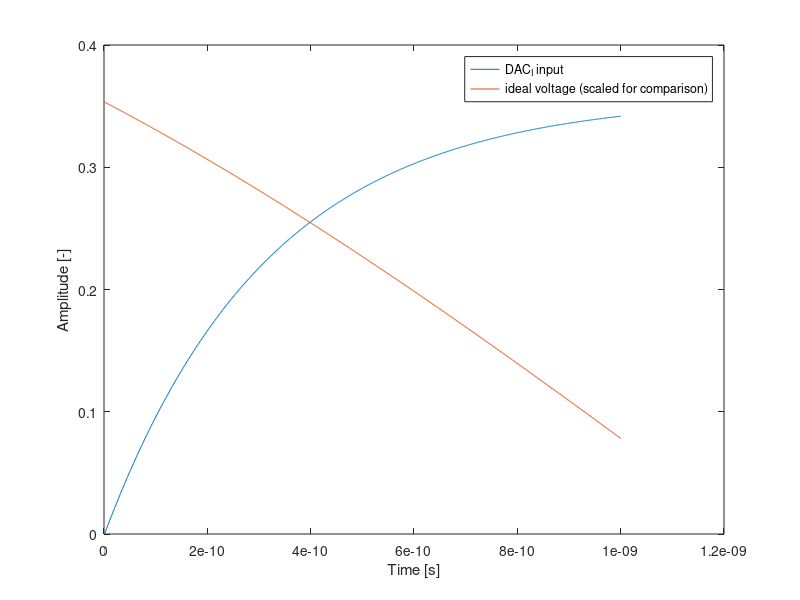
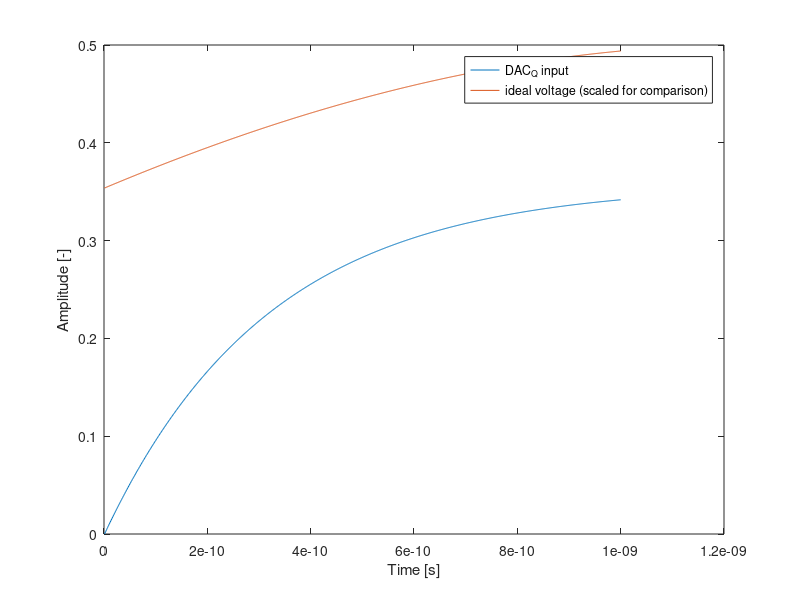
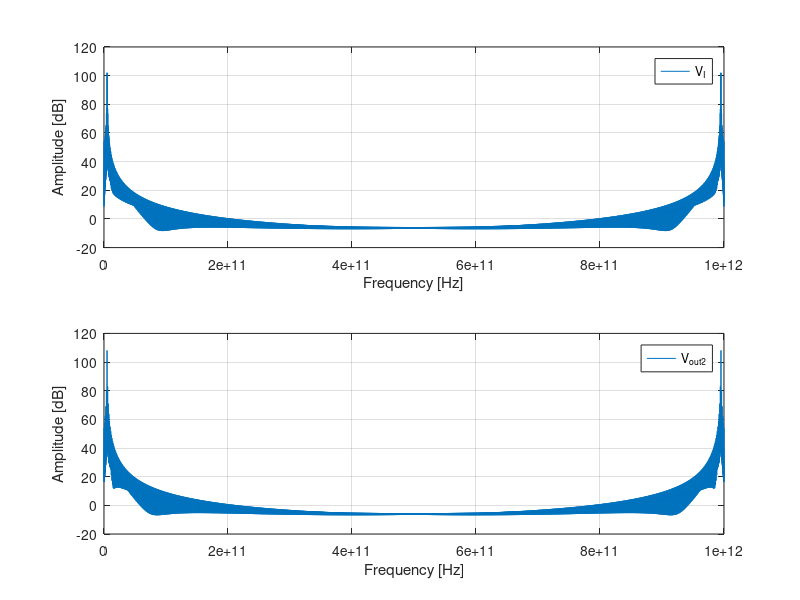
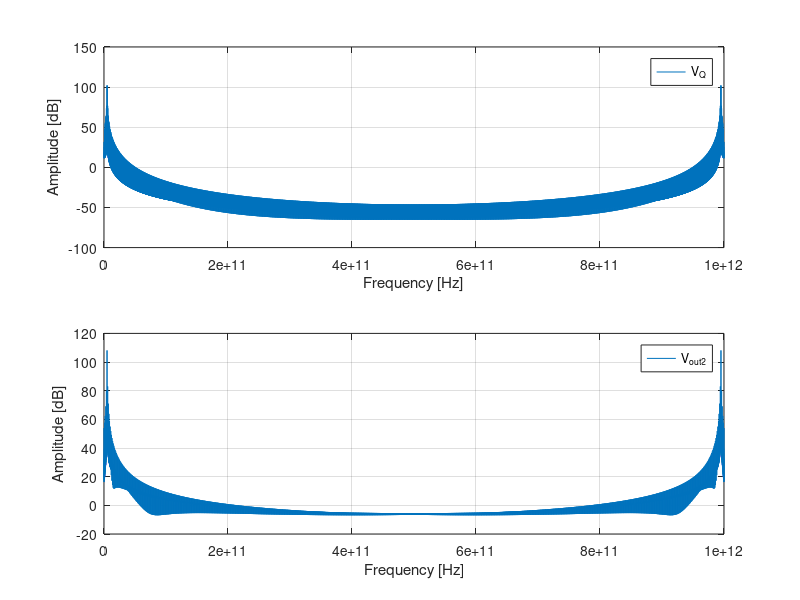

Source code (MATLAB) for these figures, in order: (Note: this script raises an error after producing the figures.)
% Cleanup
clear all;
close all;
clc;

clear;
close all;

% Set the Larmor frequencies of the qubits (3 qubits)
f0 = [5.1e9, 4.9e9, 0];

% Set the Rabi frequencies
fR = [1e6, 1e6, 0];

%define microwave frequency
fosc=5e9; %[Hz]


%number of bits of the DAC
N=3;

%sample frequency of the DAC
fsample=1e9;

% define input signal
% input amplitude 
A=[1 0 0]; %[V]
% input frequency 
fin=[0.1 0.1 1]*1e9; %[Hz]
% inout phases
ph_in=[pi/4 0 0]; %[rad]

% total simulation time. It is computed as the time needed for a pi
% rotation for Q1
T=1/fR(1)/2; %[s]
% simulation time step
dt=1e-12; %[s]
% define time vector
t=dt:dt:T; %[s]


% input signal
% Am = 1;          % Amplitude
% mu = 0;         % Mean
% sigma = 0.1;    % Standard deviation
% in = Am * gaussmf(t, [sigma*sqrt(2*pi) mu]);

% in=A(1)*cos(2*pi*fin(1)*t+ph_in(1))+...
%     A(2)*cos(2*pi*fin(2)*t+ph_in(2))+...
%     A(3)*cos(2*pi*fin(2)*t+ph_in(3)); %[V]

% Use the Hilbert transform to extract the I and Q components
% s_hilbert = hilbert(in);
% I = real(s_hilbert);
% Q = imag(s_hilbert);

% s_hilbert = hilbert(in);
I = A(1)*cos(2*pi*fin(1)*t+ph_in(1)) + A(2)*cos(2*pi*fin(2)*t+ph_in(2));
Q = A(1)*sin(2*pi*fin(1)*t+ph_in(1)) + A(2)*sin(2*pi*fin(2)*t+ph_in(2));

%sampling the input signal I
I_sampled=I(1:1/(fsample*dt):end);

%sampling the input signal Q
Q_sampled=Q(1:1/(fsample*dt):end);

%quantize the signal on N-bit
%first, scale the signal to fit in [0:2^N-1] range, then round it
D_I=round((I_sampled-min(I))/(max(I)-min(I))*(2^N-1));
D_Q=round((Q_sampled-min(Q))/(max(Q)-min(Q))*(2^N-1));

%DAC output range
DAC_or=1; %[V]
%DAC step
LSB=DAC_or/(2^N-1);
%define DAC array
DAC_I=LSB*[0 ones(1,2^N-1)];
output_levels_I=cumsum(DAC_I);

DAC_Q=LSB*[0 ones(1,2^N-1)];
output_levels_Q=cumsum(DAC_Q);

VDAC_I=output_levels_I(D_I+1);
VDAC_Q=output_levels_Q(D_Q+1);

%add S/H
tmp=ones(1/(fsample*dt),1)*VDAC_I;
VoutDAC_I=tmp(:)'-DAC_or/2;
clear tmp

tmp=ones(1/(fsample*dt),1)*VDAC_Q;
VoutDAC_Q=tmp(:)'-DAC_or/2;
clear tmp


% pole (cutoff) frequency
fp=0.5e9;

%generate filter parameters
a=[1 2*pi*fp*dt-1];
b=[0 2*pi*fp*dt];

% apply filter to VoutDAC_I
VoutDAC_I_filtered = filter(b, a, VoutDAC_I);

% apply filter to VoutDAC_Q
VoutDAC_Q_filtered = filter(b, a, VoutDAC_Q);

figure
plot(t(1:1000),VoutDAC_I_filtered(1:1000),t(1:1000),(I(1:1000)-min(I))/(max(I)-min(I))*DAC_or-DAC_or/2);
xlabel('Time [s]')
ylabel('Amplitude [-]')
legend('DAC_I input','ideal voltage (scaled for comparison)')

figure
plot(t(1:1000),VoutDAC_Q_filtered(1:1000),t(1:1000),(Q(1:1000)-min(Q))/(max(Q)-min(Q))*DAC_or-DAC_or/2);
xlabel('Time [s]')
ylabel('Amplitude [-]')
legend('DAC_Q input','ideal voltage (scaled for comparison)')

G1=1/sinc(fin(1)/fsample); %[-]

I_mix = 2 * VoutDAC_I_filtered .* cos(2 * pi * fosc * t);
Q_mix = 2 * VoutDAC_Q_filtered .* sin(2 * pi * fosc * t);

Mix_out = I_mix + Q_mix;

G2=1; %[-]

Vout2=G1 * Mix_out;


%compute fft
V2=abs(fft(Vout2));
V2dB=20*log10(V2); %[dB]
V1=abs(fft(I_mix)+1e-10);
V1dB=20*log10(V1); %[dB]
% FFT resolution
fres=1/T; %[Hz]
% maximum FFT frequency
fmax=1/dt; %[Hz]
% frequency vector
f=0:fres:(fmax-fres); %[Hz]

%% plot FFT
figure
subplot(2,1,1)
plot(f,V1dB)
xlabel('Frequency [Hz]')
ylabel('Amplitude [dB]')
legend('V_{I}')
grid

subplot(2,1,2)
plot(f,V2dB)
hold off
xlabel('Frequency [Hz]')
ylabel('Amplitude [dB]')
legend('V_{out2}')
grid

%compute fft
V2=abs(fft(Vout2));
V2dB=20*log10(V2); %[dB]
V1=abs(fft(Q_mix)+1e-10);
V1dB=20*log10(V1); %[dB]
% FFT resolution
fres=1/T; %[Hz]
% maximum FFT frequency
fmax=1/dt; %[Hz]
% frequency vector
f=0:fres:(fmax-fres); %[Hz]

%% plot FFT
figure
subplot(2,1,1)
plot(f,V1dB)
xlabel('Frequency [Hz]')
ylabel('Amplitude [dB]')
legend('V_{Q}')
grid

subplot(2,1,2)
plot(f,V2dB)
hold off
xlabel('Frequency [Hz]')
ylabel('Amplitude [dB]')
legend('V_{out2}')
grid

%%
% Simulate and plot
[U, probabilities] = spine(fR, f0, dt, Vout2, 10);


% Compute fidelity of the operation on qubit 1
% Ideal transformation representing a pi-rotation around X
 Uideal = [1 0;
           0 1];
% Compute fidelity by comparing the actual transformation to the ideal one
F1 = fidelity(U(:, :, 1), Uideal);

% For the other 2 qubits, we would like to compare the actual transormation
% to the identity operation (I). However, any leakage form the driving
% signal is going to induce Z-rotations on the qubits. Such rotations can
% be easily cancelled by software, i.e. by not applying any extra
% electrical pulse. This correction is currently not implemented in this
% code to make it easier for the students. However, for the simple case in
% which the qubits ar einitialized in |0>, the fidelity on idel qubits can
% be simply computed by measuring the qubit along Z. This measurmenet is
% insensitive with respect to rotazion around Z.
F2=probabilities(3,end,2);
F3=probabilities(3,end,3);


disp(['Fidelity of qubit 1: ' num2str(F1*100) '%']);
disp(['Fidelity of qubit 2: ' num2str(F2*100) '%']);
disp(['Fidelity of qubit 3: ' num2str(F3*100) '%']);